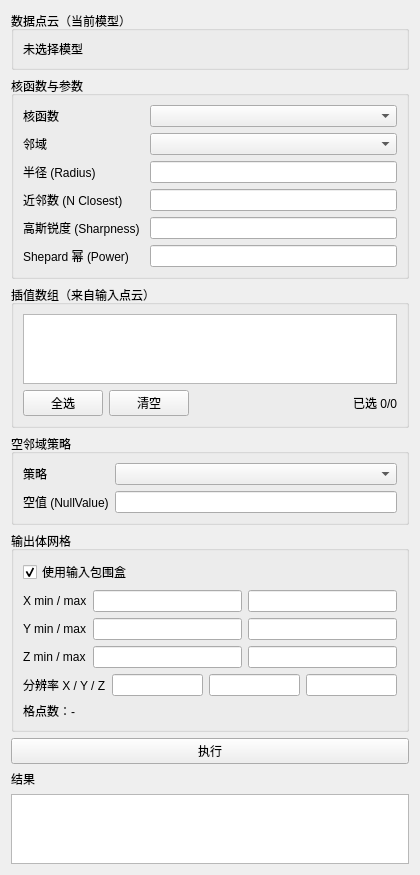
<?xml version="1.0" encoding="UTF-8"?>
<ui version="4.0">
 <class>PointVolumeInterpolatorWidget</class>
 <widget class="QWidget" name="PointVolumeInterpolatorWidget">
  <property name="geometry">
   <rect>
    <x>0</x>
    <y>0</y>
    <width>420</width>
    <height>560</height>
   </rect>
  </property>
  <property name="windowTitle">
   <string>Form</string>
  </property>
  <layout class="QVBoxLayout" name="verticalLayout">
   <item>
    <widget class="QGroupBox" name="groupBox_Source">
     <property name="title">
      <string>数据点云（当前模型）</string>
     </property>
     <layout class="QVBoxLayout" name="verticalLayout_2">
      <item>
       <widget class="QLabel" name="label_ModelName">
        <property name="text">
         <string>未选择模型</string>
        </property>
        <property name="wordWrap">
         <bool>true</bool>
        </property>
       </widget>
      </item>
     </layout>
    </widget>
   </item>
   <item>
    <widget class="QGroupBox" name="groupBox_Kernel">
     <property name="title">
      <string>核函数与参数</string>
     </property>
     <layout class="QFormLayout" name="formLayout_kernel">
      <property name="horizontalSpacing">
       <number>10</number>
      </property>
      <property name="verticalSpacing">
       <number>6</number>
      </property>
      <item row="0" column="0">
       <widget class="QLabel" name="label_Kernel">
        <property name="text">
         <string>核函数</string>
        </property>
       </widget>
      </item>
      <item row="0" column="1">
       <widget class="QComboBox" name="comboBox_Kernel"/>
      </item>
      <item row="1" column="0">
       <widget class="QLabel" name="label_Footprint">
        <property name="text">
         <string>邻域</string>
        </property>
       </widget>
      </item>
      <item row="1" column="1">
       <widget class="QComboBox" name="comboBox_Footprint"/>
      </item>
      <item row="2" column="0">
       <widget class="QLabel" name="label_Radius">
        <property name="text">
         <string>半径 (Radius)</string>
        </property>
       </widget>
      </item>
      <item row="2" column="1">
       <widget class="QLineEdit" name="lineEdit_Radius"/>
      </item>
      <item row="3" column="0">
       <widget class="QLabel" name="label_NumberOfPoints">
        <property name="text">
         <string>近邻数 (N Closest)</string>
        </property>
       </widget>
      </item>
      <item row="3" column="1">
       <widget class="QLineEdit" name="lineEdit_NumberOfPoints"/>
      </item>
      <item row="4" column="0">
       <widget class="QLabel" name="label_Sharpness">
        <property name="text">
         <string>高斯锐度 (Sharpness)</string>
        </property>
       </widget>
      </item>
      <item row="4" column="1">
       <widget class="QLineEdit" name="lineEdit_Sharpness"/>
      </item>
      <item row="5" column="0">
       <widget class="QLabel" name="label_Power">
        <property name="text">
         <string>Shepard 幂 (Power)</string>
        </property>
       </widget>
      </item>
      <item row="5" column="1">
       <widget class="QLineEdit" name="lineEdit_Power"/>
      </item>
     </layout>
    </widget>
   </item>
   <item>
    <widget class="QGroupBox" name="groupBox_Arrays">
     <property name="title">
      <string>插值数组（来自输入点云）</string>
     </property>
     <layout class="QVBoxLayout" name="verticalLayout_3">
      <item>
       <widget class="QListWidget" name="listWidget_Arrays">
        <property name="maximumSize">
         <size>
          <width>16777215</width>
          <height>110</height>
         </size>
        </property>
       </widget>
      </item>
      <item>
       <layout class="QHBoxLayout" name="horizontalLayout_arrays">
        <item>
         <widget class="QPushButton" name="pushButton_SelectAll">
          <property name="text">
           <string>全选</string>
          </property>
         </widget>
        </item>
        <item>
         <widget class="QPushButton" name="pushButton_ClearAll">
          <property name="text">
           <string>清空</string>
          </property>
         </widget>
        </item>
        <item>
         <spacer name="horizontalSpacer_arrays">
          <property name="orientation">
           <enum>Qt::Horizontal</enum>
          </property>
          <property name="sizeHint" stdset="0">
           <size>
            <width>40</width>
            <height>20</height>
           </size>
          </property>
         </spacer>
        </item>
        <item>
         <widget class="QLabel" name="label_ArrayCount">
          <property name="text">
           <string>已选 0/0</string>
          </property>
         </widget>
        </item>
       </layout>
      </item>
     </layout>
    </widget>
   </item>
   <item>
    <widget class="QGroupBox" name="groupBox_Null">
     <property name="title">
      <string>空邻域策略</string>
     </property>
     <layout class="QFormLayout" name="formLayout_null">
      <item row="0" column="0">
       <widget class="QLabel" name="label_NullStrategy">
        <property name="text">
         <string>策略</string>
        </property>
       </widget>
      </item>
      <item row="0" column="1">
       <widget class="QComboBox" name="comboBox_NullStrategy"/>
      </item>
      <item row="1" column="0">
       <widget class="QLabel" name="label_NullValue">
        <property name="text">
         <string>空值 (NullValue)</string>
        </property>
       </widget>
      </item>
      <item row="1" column="1">
       <widget class="QLineEdit" name="lineEdit_NullValue"/>
      </item>
     </layout>
    </widget>
   </item>
   <item>
    <widget class="QGroupBox" name="groupBox_Output">
     <property name="title">
      <string>输出体网格</string>
     </property>
     <layout class="QVBoxLayout" name="verticalLayout_5">
      <item>
       <widget class="QCheckBox" name="checkBox_UseInputBounds">
        <property name="text">
         <string>使用输入包围盒</string>
        </property>
        <property name="checked">
         <bool>true</bool>
        </property>
       </widget>
      </item>
      <item>
       <layout class="QGridLayout" name="gridLayout_bounds">
        <item row="0" column="0">
         <widget class="QLabel" name="label_XBounds">
          <property name="text">
           <string>X min / max</string>
          </property>
         </widget>
        </item>
        <item row="0" column="1">
         <widget class="QLineEdit" name="lineEdit_XMin"/>
        </item>
        <item row="0" column="2">
         <widget class="QLineEdit" name="lineEdit_XMax"/>
        </item>
        <item row="1" column="0">
         <widget class="QLabel" name="label_YBounds">
          <property name="text">
           <string>Y min / max</string>
          </property>
         </widget>
        </item>
        <item row="1" column="1">
         <widget class="QLineEdit" name="lineEdit_YMin"/>
        </item>
        <item row="1" column="2">
         <widget class="QLineEdit" name="lineEdit_YMax"/>
        </item>
        <item row="2" column="0">
         <widget class="QLabel" name="label_ZBounds">
          <property name="text">
           <string>Z min / max</string>
          </property>
         </widget>
        </item>
        <item row="2" column="1">
         <widget class="QLineEdit" name="lineEdit_ZMin"/>
        </item>
        <item row="2" column="2">
         <widget class="QLineEdit" name="lineEdit_ZMax"/>
        </item>
       </layout>
      </item>
      <item>
       <layout class="QHBoxLayout" name="horizontalLayout_res">
        <item>
         <widget class="QLabel" name="label_Res">
          <property name="text">
           <string>分辨率 X / Y / Z</string>
          </property>
         </widget>
        </item>
        <item>
         <widget class="QLineEdit" name="lineEdit_ResX"/>
        </item>
        <item>
         <widget class="QLineEdit" name="lineEdit_ResY"/>
        </item>
        <item>
         <widget class="QLineEdit" name="lineEdit_ResZ"/>
        </item>
       </layout>
      </item>
      <item>
       <widget class="QLabel" name="label_GridCount">
        <property name="text">
         <string>格点数：-</string>
        </property>
       </widget>
      </item>
     </layout>
    </widget>
   </item>
   <item>
    <widget class="QPushButton" name="pushButton_Apply">
     <property name="text">
      <string>执行</string>
     </property>
    </widget>
   </item>
   <item>
    <widget class="QLabel" name="label_ResultTitle">
     <property name="text">
      <string>结果</string>
     </property>
    </widget>
   </item>
   <item>
    <widget class="QPlainTextEdit" name="plainTextEdit_Result">
     <property name="maximumSize">
      <size>
       <width>16777215</width>
       <height>72</height>
      </size>
     </property>
     <property name="readOnly">
      <bool>true</bool>
     </property>
    </widget>
   </item>
   <item>
    <spacer name="verticalSpacer">
     <property name="orientation">
      <enum>Qt::Vertical</enum>
     </property>
     <property name="sizeHint" stdset="0">
      <size>
       <width>20</width>
       <height>20</height>
      </size>
     </property>
    </spacer>
   </item>
  </layout>
 </widget>
 <resources/>
 <connections/>
</ui>
